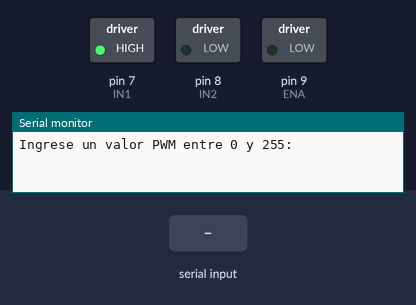
Recording of a sketch running on a simulated Arduino Uno, built with avr-gcc and run on an emulated ATmega328P. On the bench: switched loads named in the sketch (green lamp = pin HIGH), the last lines printed to the serial monitor. The test bench sets the inputs (shaded band).

Above: at 1.2 s.
1.3 s: "90,45\n" received over Serial
At 2.5 s:
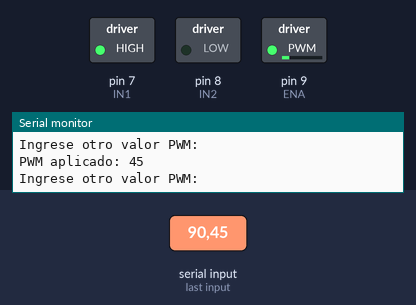
2.8 s: "30,150\n" received over Serial
At 3.9 s:
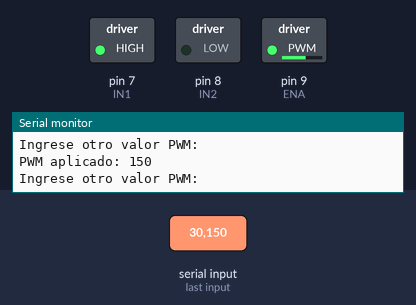
4.3 s: "200\n" received over Serial
At 4.9 s:
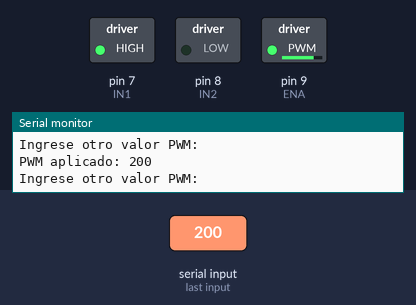
5.8 s: "90\n" received over Serial
At 7.2 s:
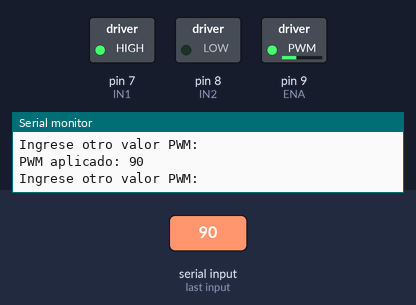
Timing chart, 0 to 8.3 s (numbered marks = the images above; inputs shaded):
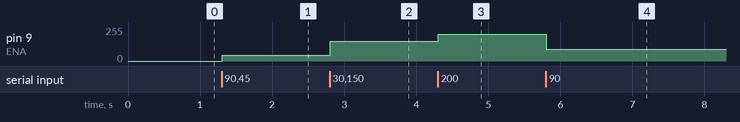

Measured:
- after the input at 1.3 s, pin 9 (ENA): 0/255 → 45/255 at once
- after the input at 2.8 s, pin 9 (ENA): 45/255 → 150/255 at once
- after the input at 4.3 s, pin 9 (ENA): 150/255 → 200/255 at once
- after the input at 5.8 s, pin 9 (ENA): 200/255 → 90/255 at once

The sketch:

Actividad_B.ino.ino
```cpp
const int IN1 = 7;
const int IN2 = 8;
const int ENA = 9;

int pwm = 0;

void setup() {
  pinMode(IN1, OUTPUT);
  pinMode(IN2, OUTPUT);
  pinMode(ENA, OUTPUT);

  Serial.begin(9600);

  // Sentido fijo del motor
  digitalWrite(IN1, HIGH);
  digitalWrite(IN2, LOW);

  Serial.println("Ingrese un valor PWM entre 0 y 255:");
}

void loop() {

  if (Serial.available() > 0) {

    pwm = Serial.parseInt();

    if (pwm >= 0 && pwm <= 255) {

      analogWrite(ENA, pwm);

      Serial.print("PWM aplicado: ");
      Serial.println(pwm);

    } else {

      Serial.println("Valor invalido. Ingrese entre 0 y 255.");
    }

    // Limpiar caracteres sobrantes
    while (Serial.available() > 0) {
      Serial.read();
    }

    Serial.println("Ingrese otro valor PWM:");
  }
}
```
